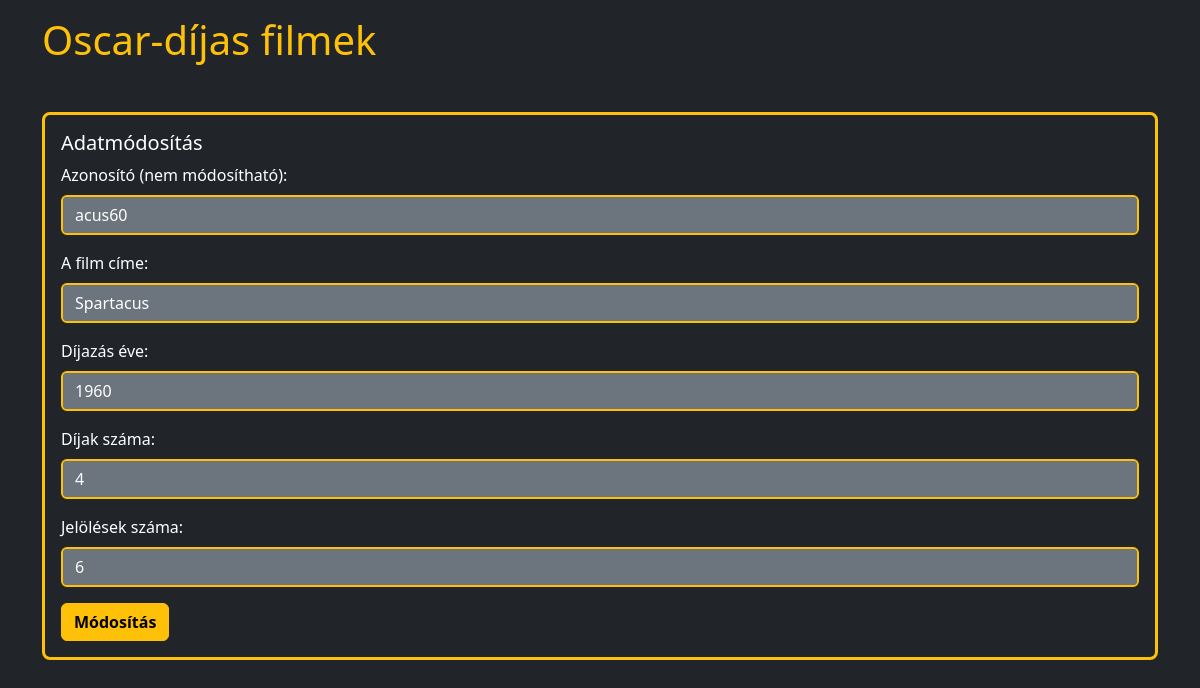
Page /webalkalmazas/oscar/update.php?azon=acus60 on the committed database.
### tables this page shows
CREATE TABLE `filmek` (
  `azon` varchar(15) NOT NULL,
  `cim` varchar(255) DEFAULT NULL,
  `ev` int(4) DEFAULT NULL,
  `dij` int(2) DEFAULT NULL,
  `jelol` int(2) DEFAULT NULL
);

### webalkalmazas/oscar/update.php (the view, shortened to what this page needs)
<!DOCTYPE html>
<html lang="hu">
<head>
    <link href="https://cdn.jsdelivr.net/npm/bootstrap@5.3.0-alpha3/dist/css/bootstrap.min.css" rel="stylesheet">
</head>
<body class="bg-dark">
    <div class="container pt-3">
        <h1 class="text-warning">Oscar-díjas filmek</h1>
        <div class="mt-5 p-3 border border-3 rounded-3 border-warning">
            <h5 class="text-white">Adatmódosítás</h5>
            <?php
                $conn = mysqli_connect("localhost", "root", "")
                    or die("Csatlakozási hiba");
                mysqli_select_db($conn, "oscar");
                $azon = $_REQUEST['azon'];
                $sql = "SELECT * FROM filmek WHERE azon='".$azon."';";
                $adat = mysqli_query($conn, $sql);
                $film = mysqli_fetch_assoc($adat);
            ?>
            <form action="dataupdate.php" method="post">
                <div class="mb-3">
                    <label for="azon" class="form-label text-white">Azonosító (nem módosítható):</label>
                    <input value="<?php print($film['azon']); ?>" readonly class="form-control bg-secondary text-white border border-2 border-warning" id="azon" name="azon">
                </div>
                <div class="mb-3">
                    <label for="cim" class="form-label text-white">A film címe:</label>
                    <input value="<?php print($film['cim']); ?>" type="text" class="form-control bg-secondary text-white border border-2 border-warning" id="cim" name="cim">
                </div>
                <div class="mb-3">
                    <label for="ev" class="form-label text-white">Díjazás éve:</label>
                    <input value="<?php print($film['ev']); ?>" type="number" class="form-control bg-secondary text-white border border-2 border-warning" id="ev" name="ev">
                </div>
                <div class="mb-3">
                    <label for="dij" class="form-label text-white">Díjak száma:</label>
                    <input value="<?php print($film['dij']); ?>" type="number" class="form-control bg-secondary text-white border border-2 border-warning" id="dij" name="dij">
                </div>
                <div class="mb-3">
                    <label for="jelol" class="form-label text-white">Jelölések száma:</label>
                    <input value="<?php print($film['jelol']); ?>" type="number" class="form-control bg-secondary text-white border border-2 border-warning" id="jelol" name="jelol">
                </div>
                <button type="submit" class="btn btn-warning fw-bold">Módosítás</button>
            </form>
        </div>
    </div>
</body>
</html>

### rows in the picture
filmek: azon "acus60", cim "Spartacus", ev "1960", dij "4", jelol "6"
